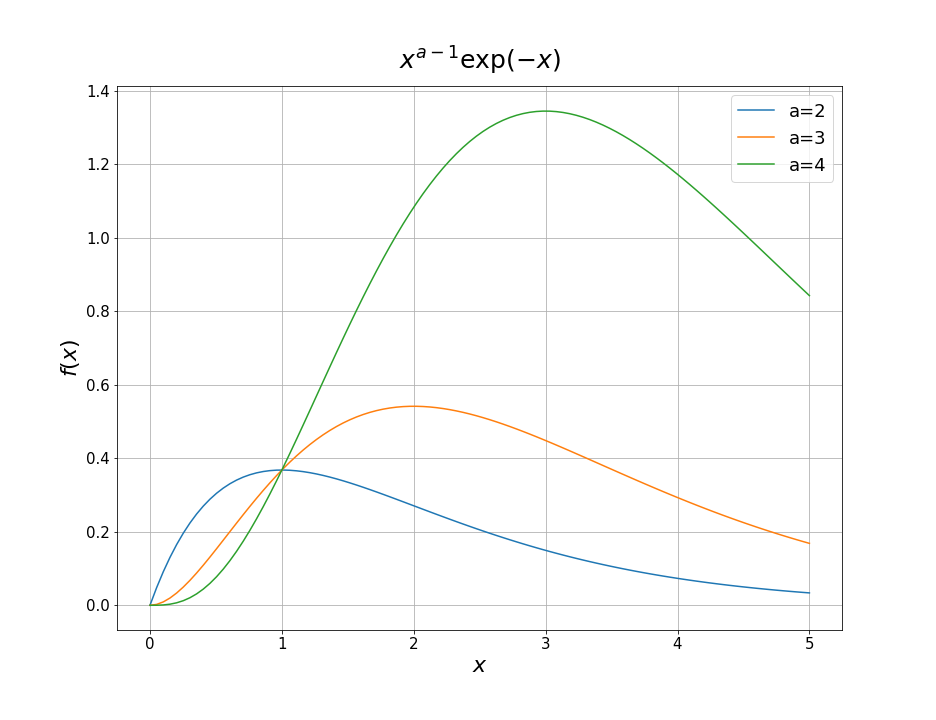

The script that saved this image:
#!/usr/bin/env python3
# -*- coding: utf-8 -*-
"""
Created on Mon Feb 11 15:16:13 2019

@author: alankar
"""

import numpy as np
import matplotlib.pyplot as plt
from scipy.special.orthogonal import p_roots #Legendre Polynomial roots


def gauss_quad(func,a,b,n,*args):#Legendre
    [x,w] = p_roots(n+1)
    I_G = 0.5*(b-a)*np.sum(w*func(0.5*(b-a)*x+0.5*(b+a),*args))
    return I_G

a = [2,3,4]
x = np.linspace(0,5,100)

plt.figure(figsize=(13,10))
for A in a:
    plt.plot(x,x**(A-1)*np.exp(-x), label='a=%d'%A)

plt.legend(loc='best',prop={'size': 18})
plt.grid()
plt.title(r'$x^{a-1} \exp (-x)$',size=25,y=1.02)
plt.xlabel(r'$x$',size=22)
plt.ylabel(r'$f(x)$',size=22)
plt.tick_params(axis='both', which='major', labelsize=15)
plt.tick_params(axis='both', which='minor', labelsize=12)
plt.savefig('15.png')
plt.show()    

def I (z,a):
    c = a-1
    x = c/(1/z-1)
    factor = c/(1-z)**2
    return np.exp((a-1)*np.log(x)-x)*factor

N = 100
gamma = gauss_quad(I,0.,1.,N,1.5)
print('Gamma(3/2) = %.3f'%gamma)

gamma = np.array([gauss_quad(I,0.,1.,N,a) for a in np.arange(2,11,1)])
for i,g in enumerate(gamma):
    print('Gamma(%d) = %d'%(i+2,g))
    
"""
Output:
    
Gamma(3/2) = 0.886
Gamma(2) = 1
Gamma(3) = 2
Gamma(4) = 6
Gamma(5) = 24
Gamma(6) = 120
Gamma(7) = 720
Gamma(8) = 5040
Gamma(9) = 40320
Gamma(10) = 362880

"""